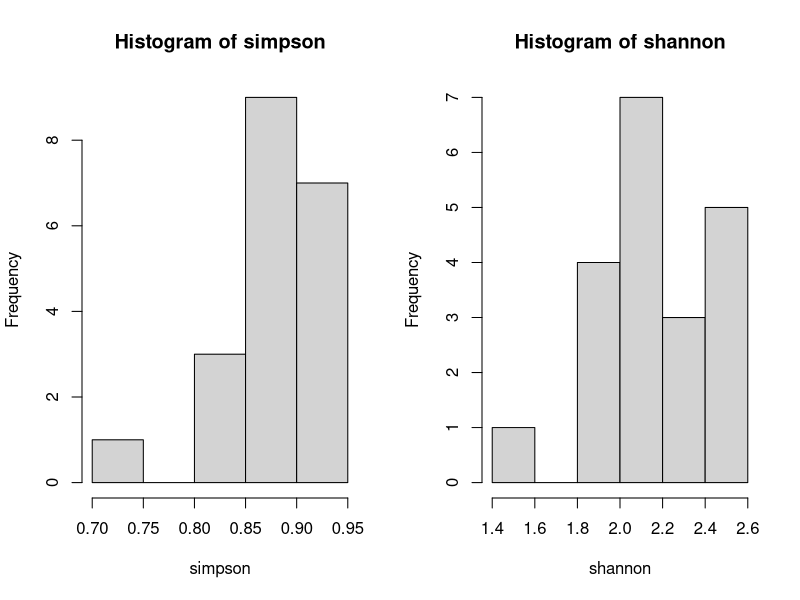
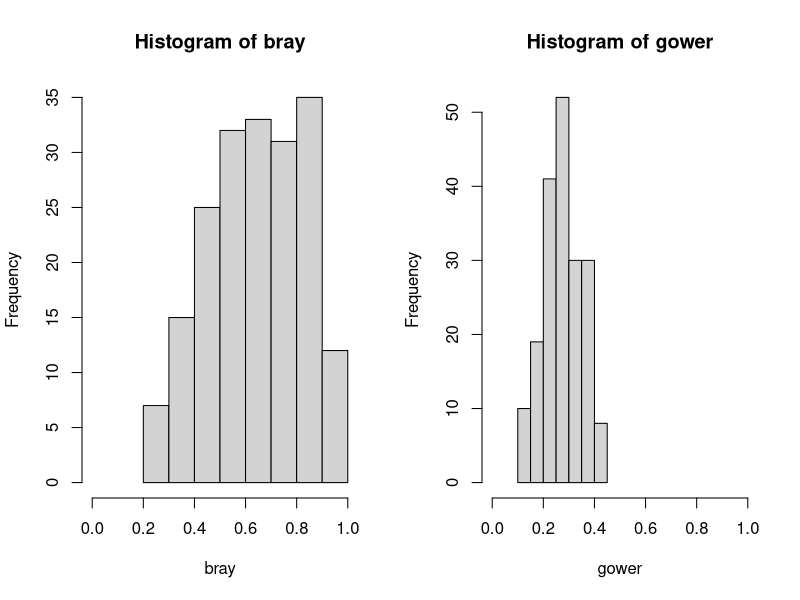
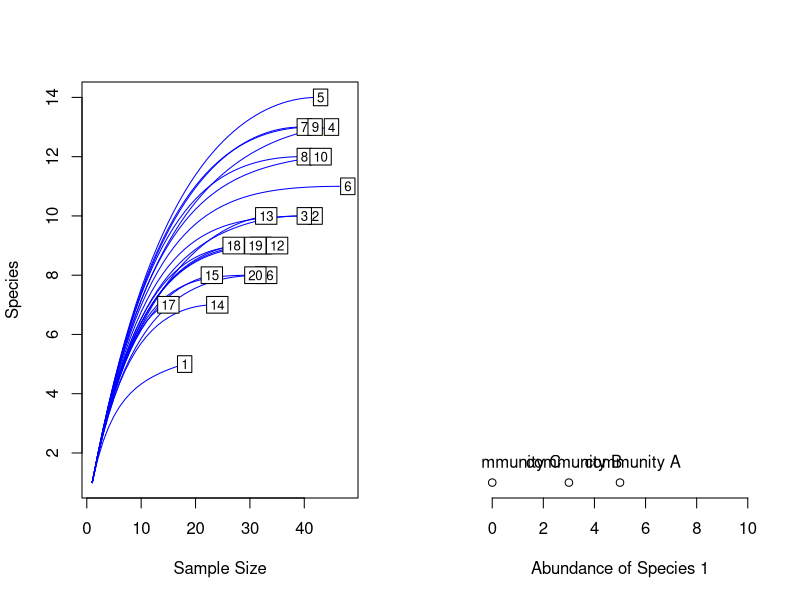
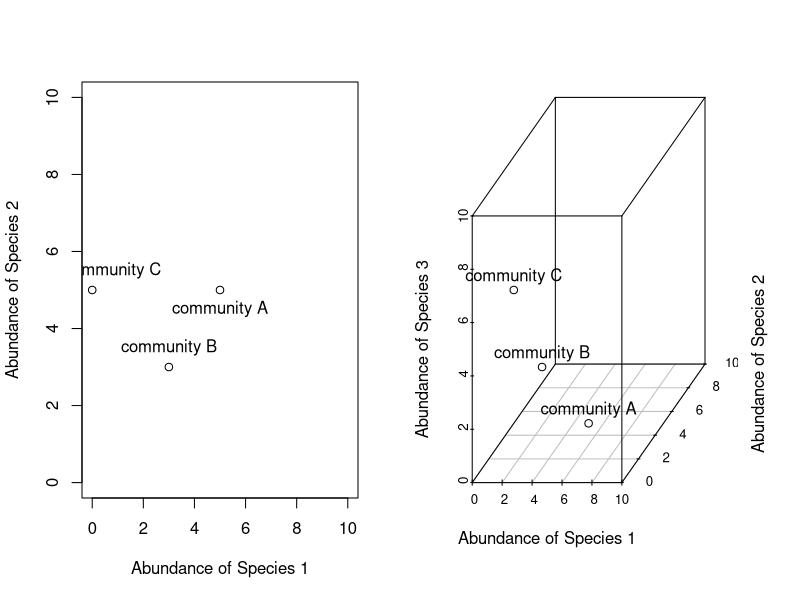
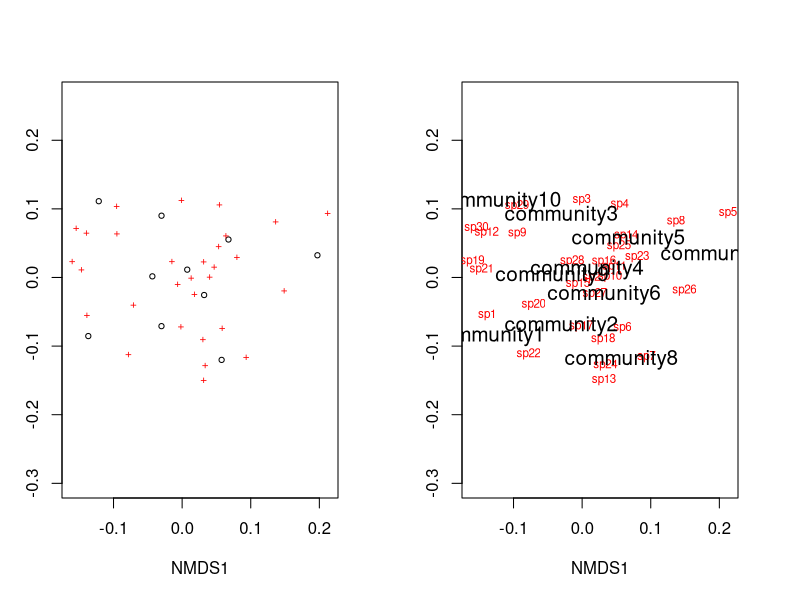
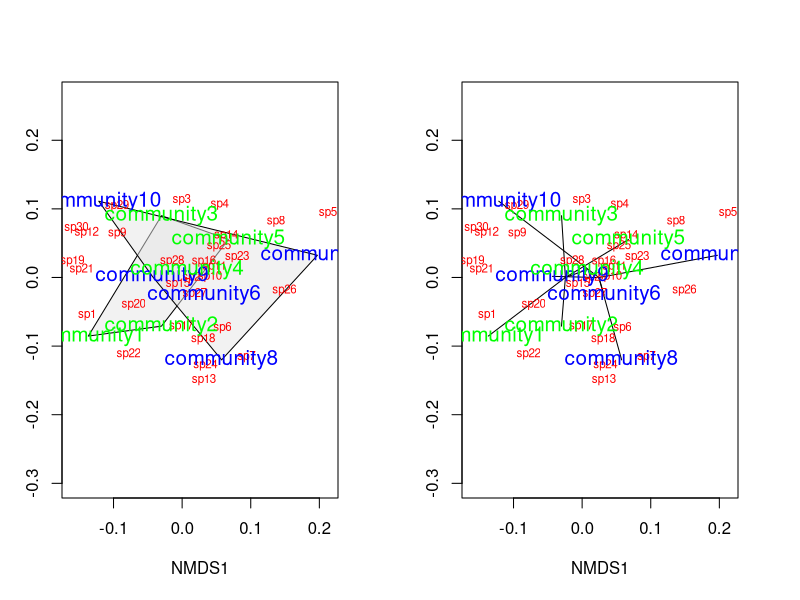
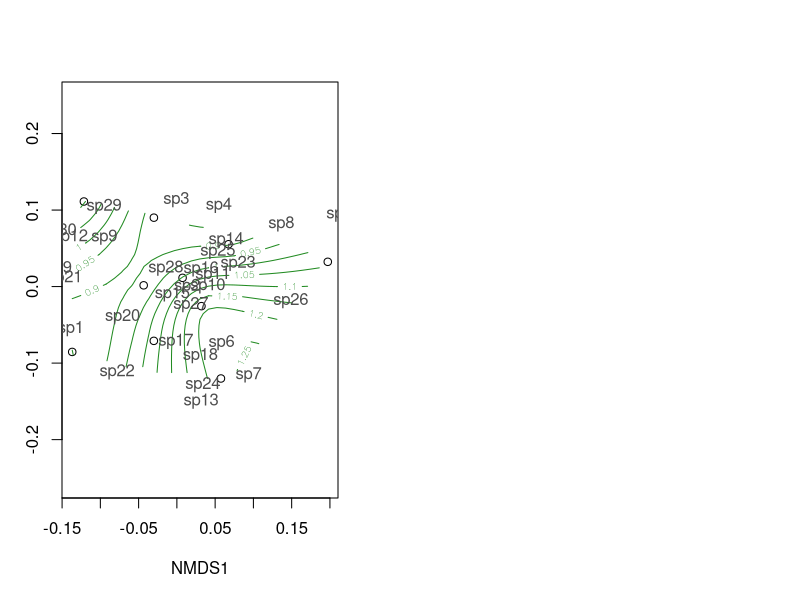

Recreate these plots in R, in order.
## ---- chunk 1
#install.packages("vegan")
## ---- chunk 2
library(vegan)
data(package = "vegan") ## names of data sets in the package
data(dune) # Vegetation and Environment in Dutch Dune Meadows
str(dune) #a data frame of observations of 30 species at 20 sites

## ---- chunk 3
diversity(dune,index = "simpson") # calculate Simpson's 1-D Index of Diversity for each site. # closer to 1 = greater diversity
simpson <- diversity(dune, "simpson") # or assign to var.
simpson 
shannon <- diversity(dune) # note that Shannon's is default
shannon #Typically ranges from 1.5 - 3.4, higher = more diverse 

# lets compare the two
par(mfrow = c(1, 2))  # use par to generate panels with 1 row of 2 graphs
hist(simpson)
hist(shannon)
## ---- chunk 4
par(mfrow = c(1, 2))
bray = vegdist(dune, "bray") 
gower = vegdist(dune, "gower")
hist(bray, xlim = range(0.0,1.0))
hist(gower, xlim = range(0.0,1.0))
# r allows for multiple iterations of each dissimilarity index to examine #freqeuncy of differences
## ---- chunk 5
spAbund <- rowSums(dune)  #gives the number of individuals found in each plot
spAbund # view observations per plot 
raremin <- min(rowSums(dune))  #rarefaction uses the smallest number of observations per sample to extrapolate the expected number if all other samples only had that number of observations
raremin # view smallest # of obs (site 17)

sRare <- rarefy(dune, raremin) # now use function rarefy
sRare #gives an "expected"rarefied" number of species (not obs) if only 15 individuals were present


rarecurve(dune, col = "blue") # produces rarefaction curves # squares are site numbers positioned at observed space. To "rarefy" a larger site, follow the rarefaction curve until the curve corresponds with the lesser site obs. This gives you rarefied species richness
## ---- chunk 6

plot(0:10,0:10,type="n",axes=F,xlab="Abundance of Species 1",ylab="")
axis(1)
points(5,0); text(5.5,0.5,labels="community A")
points(3,0); text(3.2,0.5,labels="community B")
points(0,0); text(0.8,0.5,labels="community C")

## ---- chunk 7
plot(0:10,0:10,type="n",xlab="Abundance of Species 1",
     ylab="Abundance of Species 2")
points(5,5); text(5,4.5,labels="community A")
points(3,3); text(3,3.5,labels="community B")
points(0,5); text(0.8,5.5,labels="community C")
## ---- chunk 8
# install.packages("scatterplot3d")
library(scatterplot3d) # an R package for the visualization of multivariate data in a three dimensional space.
d<-scatterplot3d(0:10,0:10,0:10,type="n",xlab="Abundance of Species 1",
  ylab="Abundance of Species 2",zlab="Abundance of Species 3"); d
d$points3d(5,5,0); text(d$xyz.convert(5,5,0.5),labels="community A")
d$points3d(3,3,3); text(d$xyz.convert(3,3,3.5),labels="community B")
d$points3d(0,5,5); text(d$xyz.convert(0,5,5.5),labels="community C")
## ---- chunk 9
set.seed(2) # random no. generator / way to specify seeds, 2=no. of integers?
community_matrix=matrix(
   sample(1:100,300,replace=T),nrow=10, # counts up to 100, 300 cells
   dimnames=list(paste("community",1:10,sep=""),paste("sp",1:30,sep="")))
head(community_matrix)
example_NMDS=metaMDS(community_matrix, # Our community-by-species matrix
                     k=2) # The number of reduced dimensions. Increase if high stress is problem. 

#"The stress, or the disagreement between 2-D configuration and predicted values from the regression"

#A good rule of thumb: stress > 0.05 provides an excellent representation in reduced dimensions, > 0.1 is great, >0.2 is good/ok, and stress > 0.3 provides a poor representation

## ---- chunk 10
plot(example_NMDS)
## ---- chunk 11
ordiplot(example_NMDS,type="n") #Ordination plot function especially for congested plots
orditorp(example_NMDS,display="species",col="red",air=0.01) #The function adds text or points to ordination plots
orditorp(example_NMDS,display="sites",cex=1.25,air=0.01)

## ---- chunk 12
treat=c(rep("Treatment1",5),rep("Treatment2",5))
ordiplot(example_NMDS,type="n")
ordihull(example_NMDS,groups=treat,draw="polygon",col="grey90",label=F)
orditorp(example_NMDS,display="species",col="red",air=0.01)
orditorp(example_NMDS,display="sites",col=c(rep("green",5),rep("blue",5)),
   air=0.01,cex=1.25)
## ---- chunk 13
#spider plot
ordiplot(example_NMDS,type="n")
ordispider(example_NMDS,groups=treat)
orditorp(example_NMDS,display="species",col="red",air=0.01)
orditorp(example_NMDS,display="sites",col=c(rep("green",5),rep("blue",5)),
         air=0.01,cex=1.25)
## ---- chunk 14
# Define random elevations for previous example
elevation=runif(10,0.5,1.5)
# Use the function ordisurf to plot contour lines
ordisurf(example_NMDS,elevation,main="",col="forestgreen")
# Finally, display species on plot
orditorp(example_NMDS,display="species",col="grey30",air=0.1,
   cex=1)
